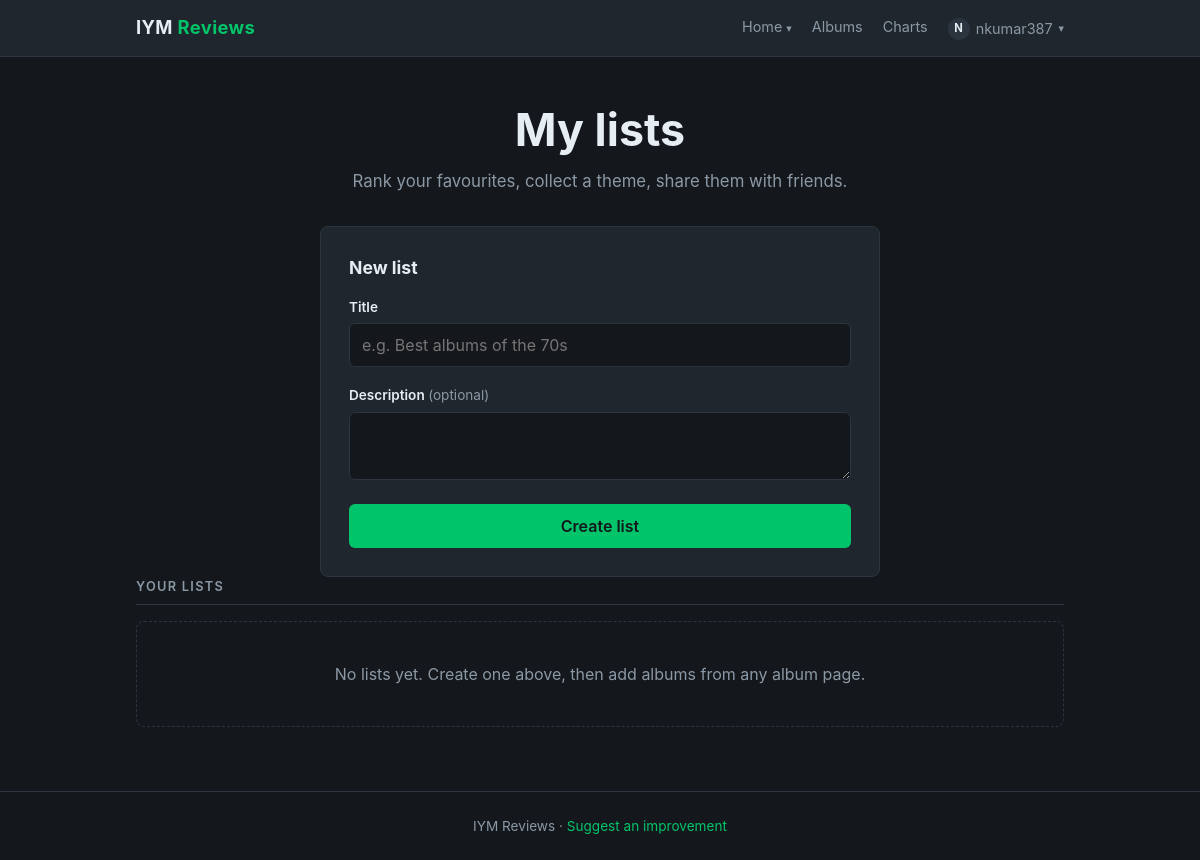
Page /profile/lists/ (signed in) on the earlier database version.
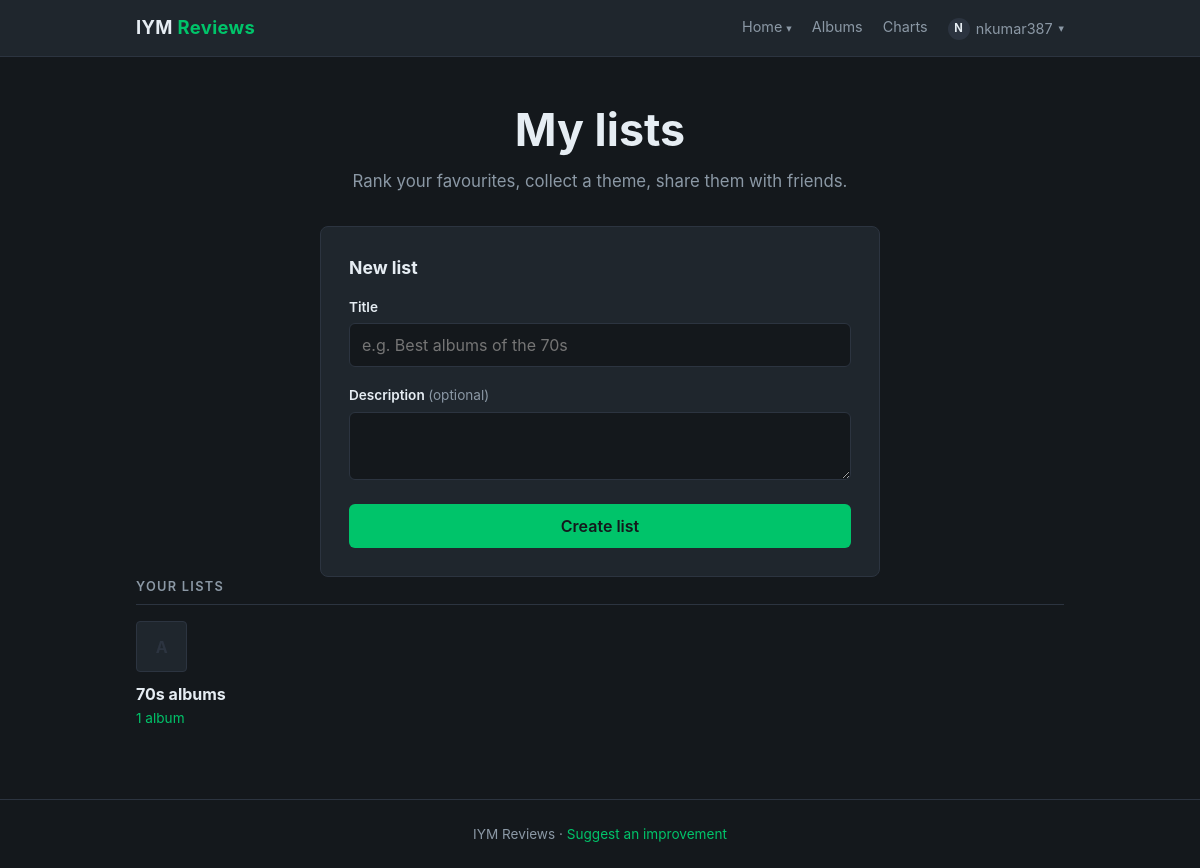
Same page on the later database version.
### profiles/models.py (models this page shows, shortened)
class AlbumList(models.Model):
    id = models.AutoField(primary_key=True)
    user = models.ForeignKey(User, on_delete=models.CASCADE, related_name='album_lists')
    title = models.CharField(max_length=100)
    description = models.TextField(max_length=500, blank=True)
    created = models.DateTimeField(auto_now_add=True)
    updated = models.DateTimeField(auto_now=True)

### profiles/views.py (the view, shortened to what this page needs)
# urls.py: path('lists/', views.lists, name = 'profiles.lists'),
@login_required
def lists(request):
    template_data = {}
    template_data['title'] = 'My lists'
    template_data['lists'] = (AlbumList.objects.filter(user=request.user)
        .prefetch_related('items__album').order_by('-updated'))
    return render(request, 'profiles/lists.html', {'template_data': template_data})

### profiles/templates/profiles/lists.html (shortened to what this page needs)
{% extends 'base.html' %}
{% block content %}
  <section class="hero hero-compact">
    <h1>My lists</h1>
    <p>Rank your favourites, collect a theme, share them with friends.</p>
  </section>
  <section class="auth-card feedback-card list-create">
    <h2 class="list-create-title">New list</h2>
    <form method="POST" action="{% url 'profiles.lists' %}">
      <div class="form-field">
        <label for="title">Title</label>
        <input id="title" type="text" name="title" maxlength="100" required placeholder="e.g. Best albums of the 70s">
      </div>
      <div class="form-field">
        <label for="description">Description <span class="star-picker-optional">(optional)</span></label>
        <textarea id="description" name="description" rows="2" maxlength="500"></textarea>
      </div>
      <button type="submit">Create list</button>
    </form>
  </section>
  <section class="home-section">
    <h2 class="section-title">Your lists</h2>
    {% if template_data.lists %}
      <div class="list-grid">
        {% for album_list in template_data.lists %}
          <a class="list-card" href="{% url 'profiles.list' id=album_list.id %}">
            <div class="list-stack" aria-hidden="true">
              {% for item in album_list.items.all|slice:":4" %}
                {% include 'albums/cover.html' with album=item.album %}
              {% empty %}
                <div class="album-cover"><span>♪</span></div>
              {% endfor %}
            </div>
            <h3>{{ album_list.title }}</h3>
            <p class="album-meta">{{ album_list.items.all|length }} album{{ album_list.items.all|length|pluralize }}</p>
          </a>
        {% endfor %}
      </div>
    {% else %}
      <div class="empty">No lists yet. Create one above, then add albums from any album page.</div>
    {% endif %}
  </section>
{% endblock %}

Differences in the rows shown:
added AlbumList: title "70s albums", items.all|length "1"
Other differences:
text no longer shown: "No lists yet. Create one above, then add albums from any album page."
